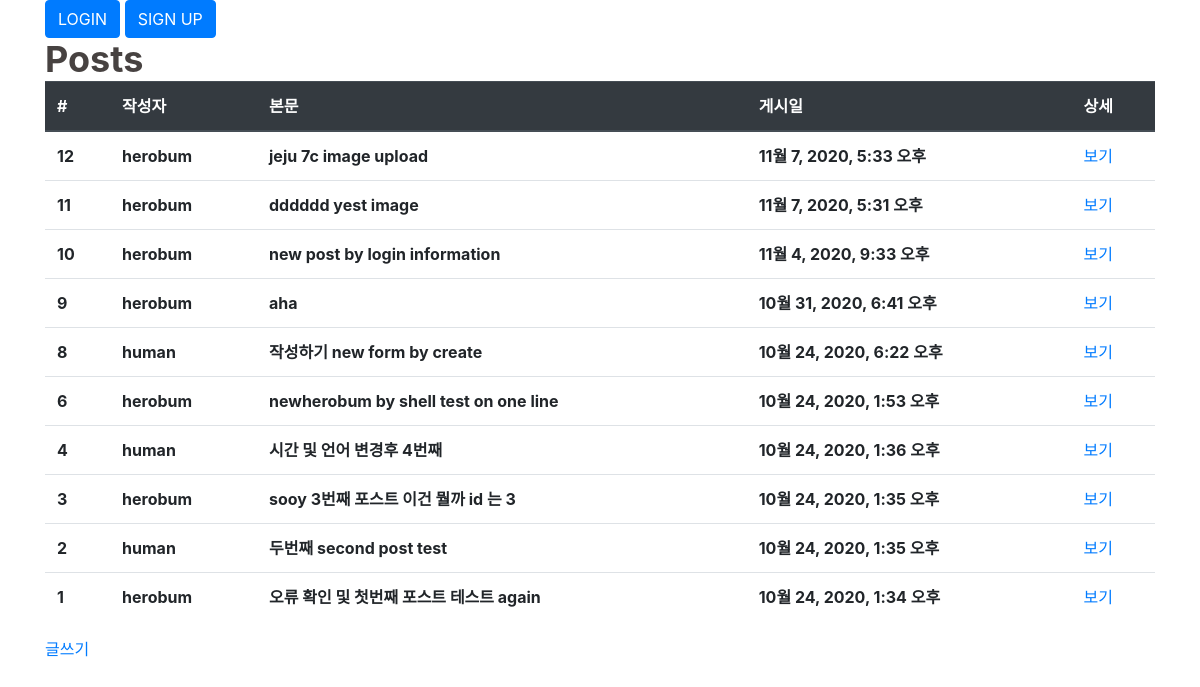
/posts/, run on the app's committed database.
### posts/models.py (models this page shows, shortened)
class Post(models.Model):
    user = models.ForeignKey(User, on_delete=models.CASCADE, null=False)
    body = models.TextField()
    image = models.ImageField(upload_to='posts', null=True)
    created_at = models.DateTimeField()
    liked_users = models.ManyToManyField(User, related_name='liked_posts')

### posts/views.py (the view)
# urls.py: path('', views.index, name='index'),
def index(request):
    posts = Post.objects.all().order_by('-created_at')
    context = {'posts': posts}
    return render(request, 'posts/index.html', context)

### posts/templates/posts/index.html
{% extends "base.html" %}
{% load static %}
{% block style %}
<link rel='stylesheet' href="{% static 'posts/style.css' %}" type='text/css' />
{% endblock %}
{% block content %}
<div class="container">
    <h1>Posts</h1>
    {% if posts %}
    <table class="table">
        <thead class="thead-dark">
            <tr>
                <th>#</th>
                <th>작성자</th>
                <th>본문</th>
                <th>게시일</th>
                <th>상세</th>
            </tr>
        </thead>
        <tbody>
            {% for post in posts %}
            <tr>
                <th> {{ post.id }} </th>
                <th> {{ post.user.get_username }} </th>
                <th> {{ post.body }} </th>
                <th> {{ post.created_at }} </th>
                <td><a href="{% url 'posts:detail' post.id %}"> 보기 </a></td>
            </tr>
            {% endfor %}
        </tbody>
    </table>
    {% else %}
    <p>No. Posts.</p>
    {% endif %}
    <a href="{% url 'posts:new' %}">글쓰기</a>
</div>
{% endblock %}

### templates/base.html (shortened to what this page needs)
{% load static %}
<!DOCTYPE html>
<html lang="en">
<head>
    <link rel="stylesheet" href="https://cdn.jsdelivr.net/npm/bootstrap@4.5.3/dist/css/bootstrap.min.css"
>
    <link rel="stylesheet" href="{% static 'style.css' %}" type="text/css" />
    {% block style %}
    {% endblock %}
</head>
<body>
    {% if user.is_authenticated %}
    <div class="container">
        <form action="{% url 'accounts:logout' %}" method="POST">
            {% csrf_token %}
            {{ user.get_username }}님 환영합니다.
            <button type="submit" class="btn btn-primary">LOGOUT</button>
        </form>
    </div>
    {% else %}
    <div class="container">
        <a href="{% url 'accounts:login' %}">
            <button type="submit" class="btn btn-primary">LOGIN</button>
        </a>
        <a href="{% url 'accounts:sign_up' %}">
            <button type="submit" class="btn btn-primary">SIGN UP</button>
        </a>
    </div>
    {% endif %}
    {% block content %}
    {% endblock %}
</body>
</html>

### static/style.css (style rules this page uses)
* { margin : 0px; padding : 0px; box-sizing : border-box; }

### posts/static/posts/style.css (style rules this page uses)
body,h1,h2 { margin:0px; padding:0px; }
h1 { font-size: 36px; color: #474241; font-weight: bold; }

### data on the page
Post: id "12", user.get_username "herobum", body "jeju 7c image upload", created_at "11월 7, 2020, 5:33 오후"
Post: id "11", user.get_username "herobum", body "dddddd yest image", created_at "11월 7, 2020, 5:31 오후"
Post: id "10", user.get_username "herobum", body "new post by login information", created_at "11월 4, 2020, 9:33 오후"
Post: id "9", user.get_username "herobum", body "aha", created_at "10월 31, 2020, 6:41 오후"
Post: id "8", user.get_username "human", body "작성하기 new form by create", created_at "10월 24, 2020, 6:22 오후"
Post: id "6", user.get_username "herobum", body "newherobum by shell test on one line", created_at "10월 24, 2020, 1:53 오후"
Post: id "4", user.get_username "human", body "시간 및 언어 변경후 4번째", created_at "10월 24, 2020, 1:36 오후"
Post: id "3", user.get_username "herobum", body "sooy 3번째 포스트 이건 뭘까 id 는 3", created_at "10월 24, 2020, 1:35 오후"
Post: id "2", user.get_username "human", body "두번째 second post test", created_at "10월 24, 2020, 1:35 오후"
Post: id "1", user.get_username "herobum", body "오류 확인 및 첫번째 포스트 테스트 again", created_at "10월 24, 2020, 1:34 오후"
